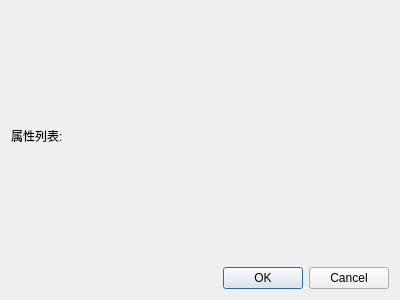
<?xml version="1.0" encoding="UTF-8"?>
<ui version="4.0">
 <class>NewPropertyDialog</class>
 <widget class="QDialog" name="NewPropertyDialog">
  <property name="geometry">
   <rect>
    <x>0</x>
    <y>0</y>
    <width>400</width>
    <height>300</height>
   </rect>
  </property>
  <property name="windowTitle">
   <string>添加属性</string>
  </property>
  <layout class="QVBoxLayout" name="verticalLayout">
   <item>
    <widget class="QLabel" name="label">
     <property name="text">
      <string>属性列表:</string>
     </property>
    </widget>
   </item>
   <item>
    <widget class="QDialogButtonBox" name="buttonBox">
     <property name="orientation">
      <enum>Qt::Horizontal</enum>
     </property>
     <property name="standardButtons">
      <set>QDialogButtonBox::Cancel|QDialogButtonBox::Ok</set>
     </property>
    </widget>
   </item>
  </layout>
 </widget>
 <resources/>
 <connections>
  <connection>
   <sender>buttonBox</sender>
   <signal>accepted()</signal>
   <receiver>NewPropertyDialog</receiver>
   <slot>accept()</slot>
   <hints>
    <hint type="sourcelabel">
     <x>248</x>
     <y>254</y>
    </hint>
    <hint type="destinationlabel">
     <x>157</x>
     <y>274</y>
    </hint>
   </hints>
  </connection>
  <connection>
   <sender>buttonBox</sender>
   <signal>rejected()</signal>
   <receiver>NewPropertyDialog</receiver>
   <slot>reject()</slot>
   <hints>
    <hint type="sourcelabel">
     <x>316</x>
     <y>260</y>
    </hint>
    <hint type="destinationlabel">
     <x>286</x>
     <y>274</y>
    </hint>
   </hints>
  </connection>
 </connections>
</ui>
